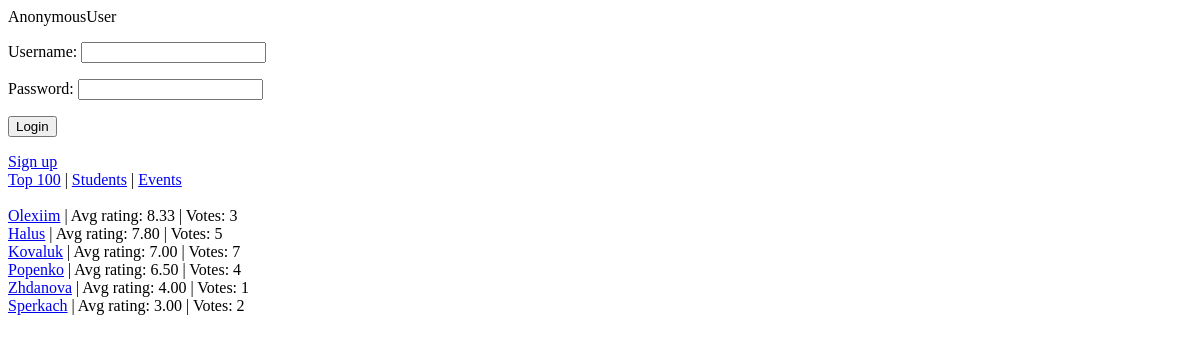
The app's page /, older data.
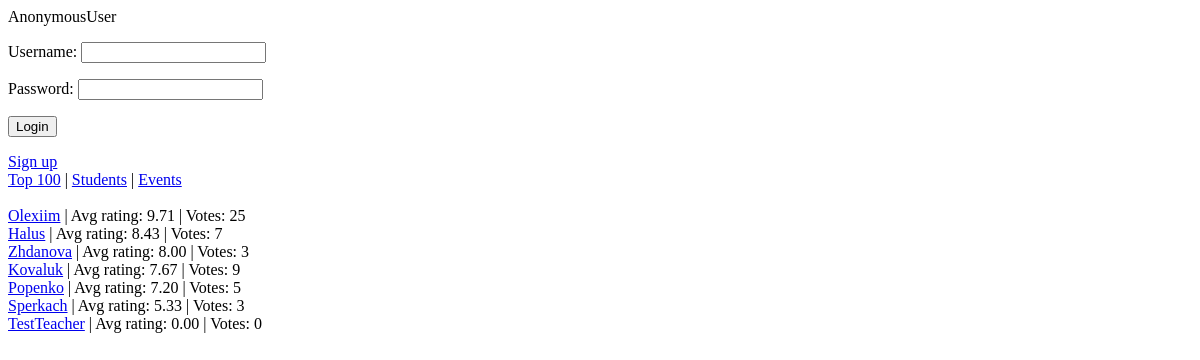
The same page, newer data.
### ratings/models.py (models this page shows)
class Teacher(models.Model):
	user = models.OneToOneField(User)
	department = models.ForeignKey(Department, related_name="teachers")
	avg_rating = models.DecimalField(max_digits=4, decimal_places=2, default=0, editable=False)
	count_of_votes = models.IntegerField(default=0, editable=False)
	voted_students = models.ManyToManyField('Student', related_name="rated_teachers", editable=False)
	def vote(self, vote, student):
		if not vote == -1:
			if student is not None:
				if not self.voted_students.filter(user__id=student.user.id).exists():
					self.avg_rating = ((self.avg_rating * self.count_of_votes) + vote) / (self.count_of_votes + 1)
					self.count_of_votes += 1
					self.voted_students.add(student)
					self.save()
	 				return True
		return False
	def __str__(self):
		return self.user.get_username()

### ratings/views.py (the view)
# urls.py: url(r'^$', views.top_ratings, name="all_teachers"),
def top_ratings(request):
	teachers = Teacher.objects.all().order_by('-avg_rating')[:100]
	return render(request, 'ratings/top_ratings.html', {'teachers': teachers})

### ratings/ctx_log_processor.py (called while the page is built)
def auth_form(request):
    return {'form': AuthForm(), 'request': request}

### ratings/templates/ratings/top_ratings.html
{% extends 'base.html' %}
{%block content%}
	{%for teacher in teachers%}
		<div>
	    	<a href="{% url 'ratings.views.teacher_page' pk=teacher.pk %}">{{ teacher.user.username }}</a> |
            Avg rating: {{ teacher.avg_rating }} | Votes: {{ teacher.count_of_votes }}
        <br />
	    </div>
	{%endfor%}
{%endblock content%}

### KPIWatcher/templates/base.html (shortened to what this page needs)
{% load staticfiles %}
<html>
	<head>
	</head>
	<body>
    {% include 'login.html' %}
    {% include 'navigation.html' %}
    <br />
    {%block content%}
	{%endblock%}
	</body>
</html>

### KPIWatcher/templates/login.html (shortened to what this page needs)
<div>
      {{ user }}
      {% if user.is_anonymous %}
          <form method="post" action="{% url 'login' %}">  {% csrf_token %}
                {{form.as_p}}
                <input type="submit" value="Login">
          </form>
          <a href="{% url 'basic_register' %}">Sign up</a>
      {% else %}
          <a href="{% url 'django.contrib.auth.views.logout' %}?next={{ request.path }}">logout</a>
      {% endif %}
</div>

### KPIWatcher/templates/navigation.html
<nav>
    <a href="/">Top 100</a> |
    <a href="/students/">Students</a> |
    <a href="/events/">Events</a>
</nav>

Row changes from the older to the newer data that the page shows:
changed Teacher "Olexiim": avg_rating "8.33" → "9.71"; count_of_votes "3" → "25"
changed Teacher "Halus": avg_rating "7.80" → "8.43"; count_of_votes "5" → "7"
changed Teacher "Zhdanova": avg_rating "4.00" → "8.00"; count_of_votes "1" → "3"; moves up the list
changed Teacher "Kovaluk": avg_rating "7.00" → "7.67"; count_of_votes "7" → "9"
changed Teacher "Popenko": avg_rating "6.50" → "7.20"; count_of_votes "4" → "5"
changed Teacher "Sperkach": avg_rating "3.00" → "5.33"; count_of_votes "2" → "3"
added Teacher: user.username "TestTeacher", avg_rating "0.00", count_of_votes "0"
